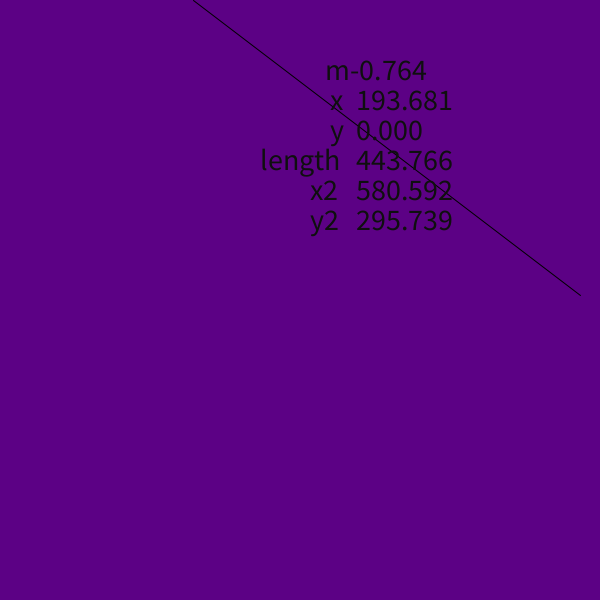
Frame 1 (no input)
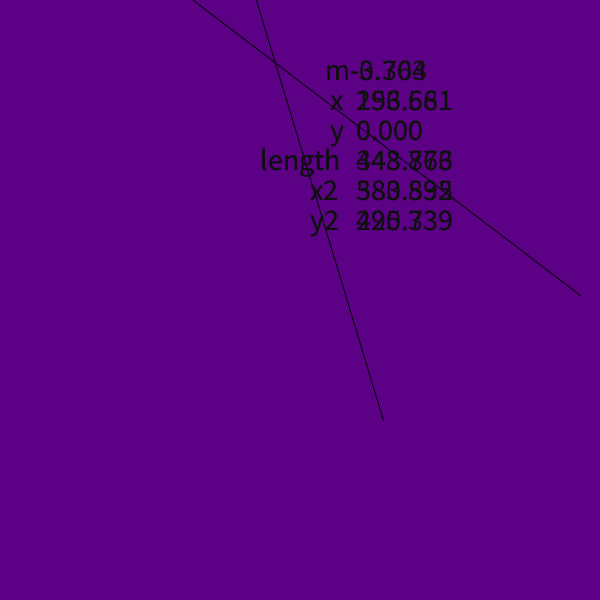
Frame 2 (the mouse pressed at the canvas centre, redrawn once)

The Processing sketch that drew these frames (run headless with seeded random() and noise(); the mouse was pressed at the canvas centre and the sketch redrawn once):

// Processing sketch: processing_159911
// ── processing_159911.pde




//solving for slope
//1 = one pixel





color [] palette = {#5C0185, #E670E8, #FF047C, #FF2E00};
int r = 0; // 
// 'm' is the slope of the line and 'b' is the 'y' intercept of 'x' + 'b' | there is no 'x' or 'y' intercept in this instance because 'b' is always equal to 0

//random
float m;
float y;
float x;
float b;
float s;
float t;


float p;
float o;
float i;

float j;
float k;




//setup
void setup() {
size(600,600);
background(palette[(r)]);
}



 void draw() {
noLoop();
   // m = 'x2' - 'x1' / 'y2' - 'y1' | 's' and 't' will replace 'x2' and 'y2'
x = random(1, 299);
y = random(1, 299);
s = random(201, 600);
t = random(201 , 600);


//distance formula
j = s - x;
k = t - y; 
i = (sq(j));
o = (sq(k));
p = i + o;

//slope
float y = m * x + b;
float m = ((t - y) / (s - x));
// distance (length)
float l = sqrt(p);


line(x, y, s, t);



//answer  
fill(#0f0f0f);
textSize(30);
text(m*-1, 350, 80);
text("m", 325, 80);
//x
text(x, 350, 110);
text("x", 330, 110);
//y
text(y, 350, 140);
text("y", 330, 140);
//x2
text(s, 350, 200);
text("x2", 310, 200);
//y2
text(t, 350, 230);
text("y2", 310, 230);
//length
text(l, 350, 170);
text("length", 260, 170);

//console
print(m, x, y, s, t, s, t, i, o, p, j, k, l);




}
